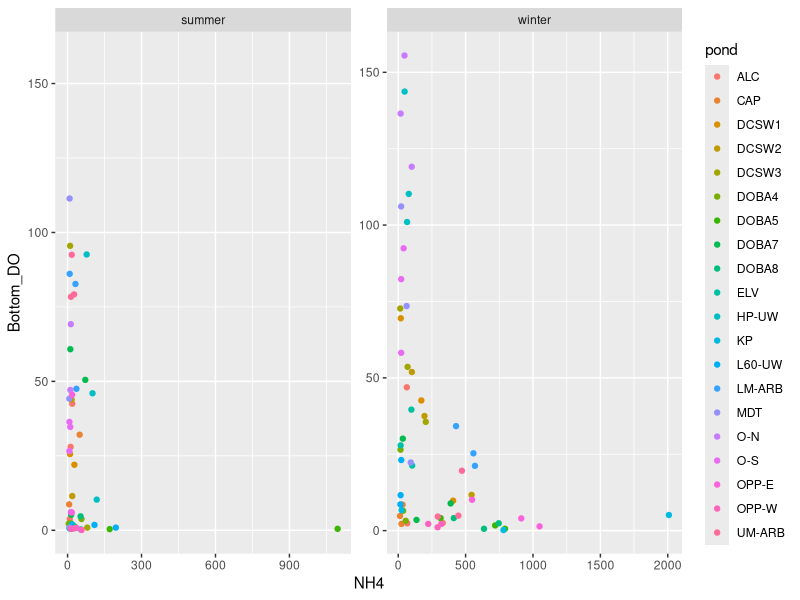

Reproduce this figure in R. (Note: this script raises an error after producing the figure.)
library(tidyverse)
library(patchwork)
library(lubridate)
library(dplyr)

data<- read_csv( "data/ancillary/allcomparedata.csv")
srp<- read_csv( "data/nh4_no2_no3_srp/nh4_no2no3_srp.csv")|> 
  rename(DATE = date)%>%
  select(pond, DATE, NH4, NO2_NO3, SRP)

data_all<- data%>%
  left_join(srp, by = c("pond", "DATE"))
ggplot(data_all)+
  geom_point(aes(x = NH4, y = Bottom_DO, color = pond))+
  facet_wrap(~season, scales = "free")

season<- srp%>%
  group_by(season, pond)%>%
  summarize(SRP = mean(SRP),
            NH4 = mean(NH4),
            NO2_NO3 = mean(NO2_NO3))

ggplot(srp)+
  geom_point(aes(x = DATE, y = NO2_NO3, color = pond))
season_pivot<- season%>%
  select(season, pond, SRP, NO2_NO3)%>%
  pivot_wider(values_from = 3:4, names_from = season, names_glue = "{season}_{.value}")

data_join<- data%>%
  left_join(season_pivot, by = c("pond"))
ggplot(filter(data_all,season == "winter"))+
  geom_point(aes(x = NO2_NO3, y = Bottom_DO), size = 2.5)+
  geom_path(aes(x = NO2_NO3, y = Bottom_DO, group = pond))+
  ylab("Winter bottom water\n oxygen saturation (%)")+
  xlab(expression(paste('Winter NO2-NO3 (µg ','L'^-1, ')')))+
  geom_hline(yintercept = 100, linetype = "dashed")+
  # ggtitle("Macrophyte State")+
  #scale_color_manual(values = c("lightgray", "lightblue", "darkblue"), name = "Winter Sampling\n       Event")+
  theme_bw(base_size = 16)+
  theme(panel.border = element_rect(colour = "black", fill=NA), plot.title = element_text(hjust = 0.5), panel.grid.major = element_blank(),
        panel.grid.minor = element_blank(), axis.line = element_line(colour = "black"))
ggsave('figures/draft/outliersummerNO2NO3.png', height = 8, width = 10, dpi = 500, units = 'in')
ggplot(filter(data_join,season == "winter" & summer_NO2_NO3 < 300))+
  geom_point(aes(x = summer_NO2_NO3, y = Bottom_DO), size = 2.5)+
  geom_path(aes(x = summer_NO2_NO3, y = Bottom_DO, group = pond))+
  ylab("Winter bottom water\n oxygen saturation (%)")+
  xlab(expression(paste('Summer mean NO2/NO3 (µg ','L'^-1, ')')))+
  geom_hline(yintercept = 100, linetype = "dashed")+
  # ggtitle("Macrophyte State")+
  #scale_color_manual(values = c("lightgray", "lightblue", "darkblue"), name = "Winter Sampling\n       Event")+
  theme_bw(base_size = 16)+
  theme(panel.border = element_rect(colour = "black", fill=NA), plot.title = element_text(hjust = 0.5), panel.grid.major = element_blank(),
        panel.grid.minor = element_blank(), axis.line = element_line(colour = "black"))

srp_summer<-ggplot(filter(data_join,season == "winter"))+
  geom_point(aes(x = summer_SRP, y = Bottom_DO), size = 2.5)+
  geom_path(aes(x = summer_SRP, y = Bottom_DO, group = pond))+
  ylab("Winter bottom water\n oxygen saturation (%)")+
  xlab(expression(paste('Summer mean SRP (mg ','L'^-1, ')')))+
  geom_hline(yintercept = 100, linetype = "dashed")+
  # ggtitle("Macrophyte State")+
  #scale_color_manual(values = c("lightgray", "lightblue", "darkblue"), name = "Winter Sampling\n       Event")+
  theme_bw(base_size = 16)+
  theme(panel.border = element_rect(colour = "black", fill=NA), plot.title = element_text(hjust = 0.5), panel.grid.major = element_blank(),
        panel.grid.minor = element_blank(), axis.line = element_line(colour = "black"))


ggplot(filter(data_join, season == "winter"))+
  geom_point(aes(x = SRP, y = Bottom_DO), size = 2.5)+
  xlab(expression(paste('Summer mean chl a (',mu,'g ','L'^-1, ')')))+
  ggtitle("Turbid State")+
  geom_hline(yintercept = 100, linetype = "dashed")+
  ylab("Winter bottom water oxygen saturation (%)")+
  # scale_color_manual(values = c("lightgray", "lightblue", "darkblue"), name = "Winter Sampling Event")+
  theme_bw(base_size = 16)+
  theme(panel.border = element_rect(colour = "black", fill=NA), plot.title = element_text(hjust = 0.5), panel.grid.major = element_blank(),
        panel.grid.minor = element_blank(), axis.line = element_line(colour = "black"))
